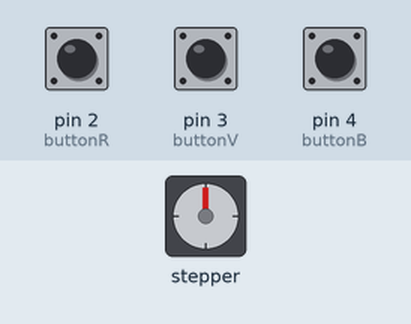
Simulated run of this sketch. Board: Arduino Uno, built with avr-gcc and run on an emulated ATmega328P. Shown: stepper motor. The test bench sets the inputs (shaded band); at power-on: pin 3 (buttonV) LOW, pin 2 (buttonR) LOW, pin 4 (buttonB) LOW. Stepper angles assume 200 steps per turn; what the sketch prints to the serial monitor is not drawn.

Above: at 1.2 s.
1.3 s: pin 3 (buttonV) pulled HIGH for 0.25 s
At 2.7 s:
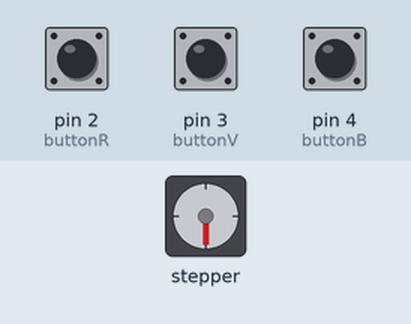
3.3 s: pin 2 (buttonR) pulled HIGH for 0.25 s
At 3.59 s:
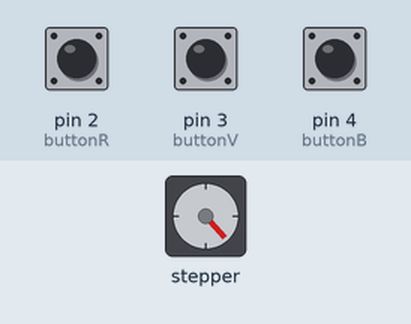
5.3 s: pin 4 (buttonB) pulled HIGH for 0.25 s
At 5.62 s:
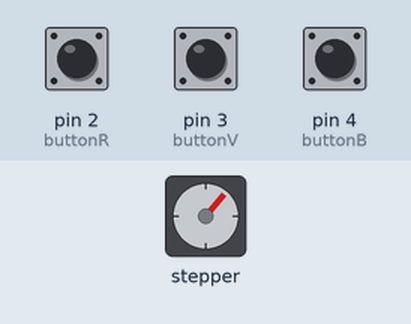
7.8 s: pin 2 (buttonR) pulled HIGH for 1 s
At 8.08 s:
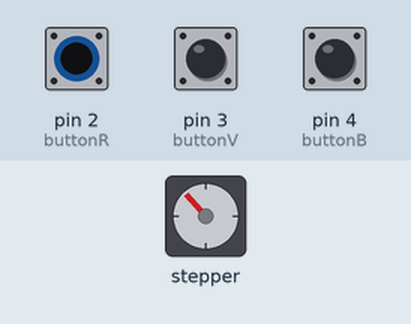
10.3 s: pin 3 (buttonV) pulled HIGH for 1 s
At 11.7 s:
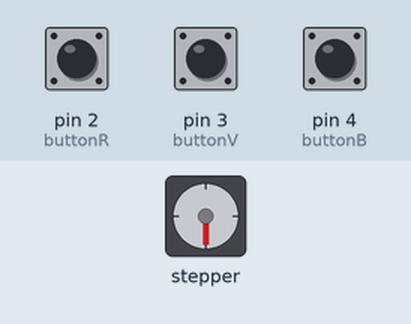
12.8 s: pin 4 (buttonB) pulled HIGH for 1 s
At 12.98 s:
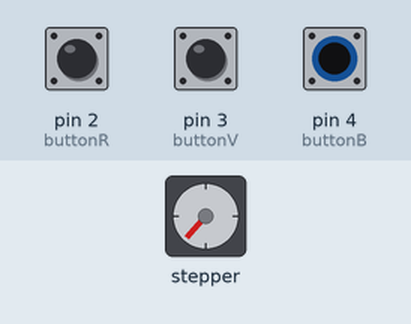
Timing chart, 0 to 15.8 s (numbered marks = the images above; inputs shaded):
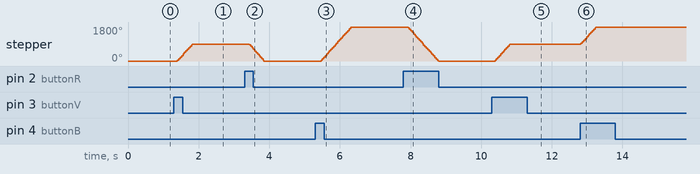

Measured:
- after the input at 1.3 s, stepper: turns 900° clockwise in 0.42 s, starting after 0.10 s
- after the input at 3.3 s, stepper: turns 900° counter-clockwise in 0.42 s, starting after 0.13 s
- after the input at 5.3 s, stepper: turns 1800° clockwise in 0.86 s, starting after 0.17 s
- after the input at 7.8 s, stepper: turns 1800° counter-clockwise in 0.86 s, starting after 0.13 s
- after the input at 10.3 s, stepper: turns 900° clockwise in 0.42 s, starting after 0.09 s
- after the input at 12.8 s, stepper: turns 900° clockwise in 0.42 s, starting at once

The sketch:

maquettePtitsDebNoSensor.ino
```cpp
#include <Stepper.h>

const int stepsPerRevolution = 200;
// Define pin connections
const int dirPin = 8;
const int stepPin = 9;
// initialize the stepper library
Stepper myStepper(stepsPerRevolution, stepPin, dirPin);

// define entry
int buttonR = 2;
int buttonV = 3;
int buttonB = 4;

int redPos = 1;
int greenPos = 0;
int bluePos = 0;


// parameters
int paramDelay = 100;
int paramSteps = 500;

void setup() {
  // set the speed at 60 rpm:
  myStepper.setSpeed(350);
  // initialize the serial port:
  Serial.begin(9600);
  // set entry
  pinMode(buttonR, INPUT);
  pinMode(buttonV, INPUT);
  pinMode(buttonB, INPUT);
}

// loop checks the button pin each time and move
void loop() {
  if (digitalRead(buttonR) == HIGH) {
    if (redPos == 1) {
      Serial.print("#");
      delay(paramDelay);
    }
    else if (greenPos == 1) {
      Serial.print("Move V to R");
      myStepper.step(-paramSteps);
      delay(paramDelay);
      redPos = 1;
      greenPos = 0;
      bluePos = 0;
    }
    else if (bluePos == 1) {
      Serial.print("Move B to R");
      myStepper.step(-paramSteps*2);
      delay(paramDelay);
      redPos = 1;
      greenPos = 0;
      bluePos = 0;
    }
    else {
    Serial.print("#");
    delay(paramDelay);
    }
  }
  else if (digitalRead(buttonV) == HIGH) {
    if (redPos == 1) {
      Serial.print("Move R to V");
      myStepper.step(paramSteps);
      delay(paramDelay);
      redPos = 0;
      greenPos = 1;
      bluePos = 0;
    }
    else if (greenPos == 1) {
      Serial.print("#");
      delay(paramDelay);
    }
    else if (bluePos == 1) {
      Serial.print("Move B to V");
      myStepper.step(-paramSteps);
      delay(paramDelay);
      redPos = 0;
      greenPos = 1;
      bluePos = 0;
    }
    else {
    Serial.print("#");
    delay(paramDelay);
    }
  }
  else if (digitalRead(buttonB) == HIGH) {
    if (redPos == 1) {
      Serial.print("Move R to B");
      myStepper.step(paramSteps*2);
      delay(paramDelay);
      redPos = 0;
      greenPos = 0;
      bluePos = 1;
    }
    else if (greenPos == 1) {
      Serial.print("Move V to B");
      myStepper.step(paramSteps);
      delay(paramDelay);
      redPos = 0;
      greenPos = 0;
      bluePos = 1;
    }
    else if (bluePos == 1) {
      Serial.print("#");
      delay(paramDelay);
    }
    else {
    Serial.print("#");
    delay(paramDelay);
    }
  }
  else {
    Serial.print("#");
    delay(paramDelay);
  }

  delay(paramDelay);
}
```
